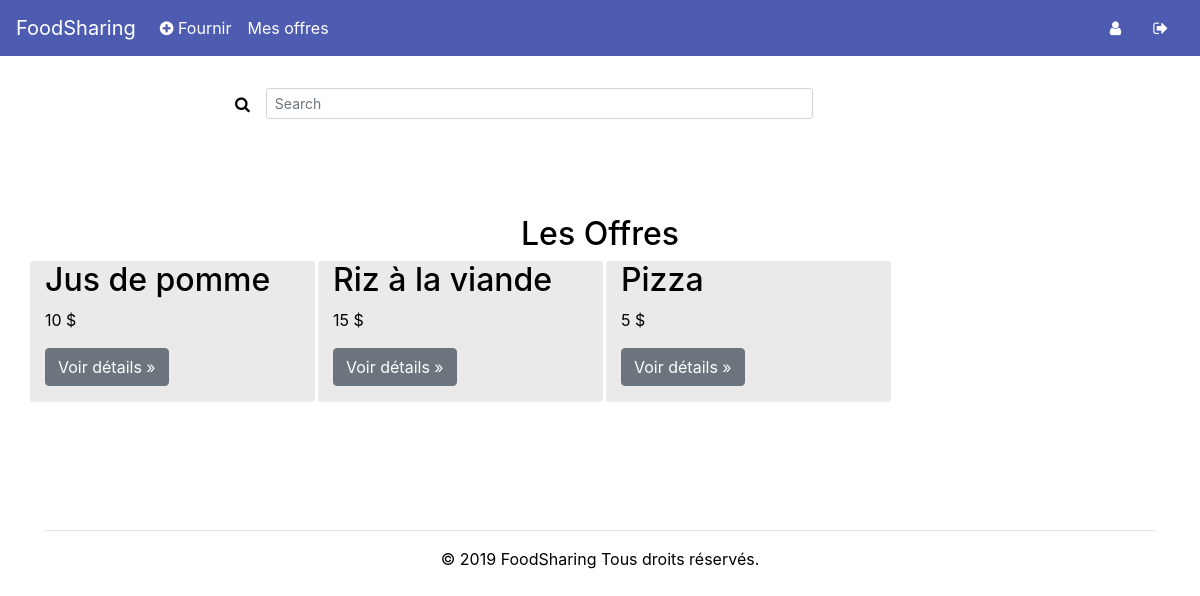
Page /accueil (signed in) on the earlier database version.
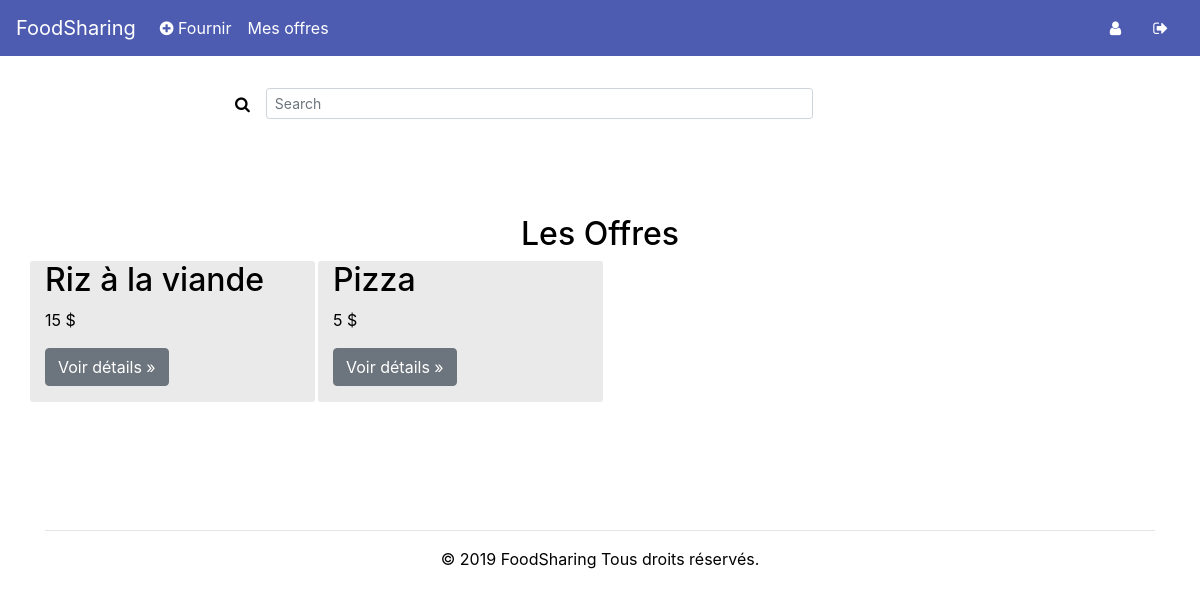
Same page on the later database version.
### tables this page shows
CREATE TABLE Offers (
    offer_id INTEGER PRIMARY KEY,
    offer_categorie_id INTEGER,
    offer_user_id INTEGER,
    offer_title varchar(255) NOT NULL,
    offer_description varchar(255) NOT NULL,
    offer_price varchar(255) NOT NULL,
    FOREIGN KEY(offer_categorie_id) REFERENCES Categories(categorie_id),
    FOREIGN KEY(offer_user_id) REFERENCES regularsUsers(user_id)
);

### app.py (the view)
@app.route('/accueil')
def home_page():
    if session.get("id") is None:
        return redirect('/')
    else:
        db = Database()
        offers = db.get_all_offers()
        return render_template('Navigate.html', year=now, offers=offers)

### database.py (called while the page is built)
    def get_connection(self):
        if self.connection is None:
            try:
                self.connection = sqlite3.connect('database/users.db')
            except sqlite3.Error as error:
                print("Failed to insert Python variable into sqlite table", error)
        return self.connection

    def disconnect(self):
        if self.connection is not None:
            self.connection.close()

    def get_all_offers(self):
        connect = self.get_connection()
        cur = connect.cursor()
        cur.execute("SELECT * FROM Offers")
        result = cur.fetchall()
        self.disconnect()
        if result is None:
            return None
        else:
            return result

### templates/Navigate.html (shortened to what this page needs)
<!DOCTYPE html>
 <html class="not-ie no-js" lang="fr">
    <head>
        <link href="https://stackpath.bootstrapcdn.com/bootstrap/4.3.1/css/bootstrap.min.css" rel="stylesheet">
        <link href="/static/css/HomeStyle.css" rel="stylesheet">
        <link rel="stylesheet" href="https://cdnjs.cloudflare.com/ajax/libs/font-awesome/4.7.0/css/font-awesome.min.css">
    </head>
    <body>
            <nav class="navbar navbar-expand-lg navbar-light" style="background-color:#4d5cb1;">
                  <a class="navbar-brand" href="/" style="color:white!important;">FoodSharing</a>
                <div class="collapse navbar-collapse" id="navbarText">
                <ul class="navbar-nav mr-auto">
                  <li class="nav-item">
                    <a class="nav-link" href="/add_offer" style="color:white!important;"><i class="fa fa-plus-circle" aria-hidden="true"></i> Fournir</a>
                  </li>
                  <li class="nav-item">
                    <a class="nav-link" href="/my_offers" style="color:white!important;">Mes offres</a>
                  </li>
                </ul>
                <a class="nav-link" href="/profile" style="color:white!important;"><i class="fa fa-user" aria-hidden="true"></i></a>
                <a class="nav-link" href="/disconnect" style="color:white!important;"><i class="fa fa-sign-out" aria-hidden="true"></i></a>
              </div>
            </nav>
            <div class="container">
                <div class="row">
                    <div class="col-md-8" style="margin: 0 auto;">
                        <form class="form-inline md-form form-sm mt-0" style="padding-top: 2rem;">
                          <i class="fa fa-search" aria-hidden="true"></i>
                          <input class="form-control form-control-sm ml-3 w-75" type="text" placeholder="Search"
                            aria-label="Search">
                        </form>
                    </div>
                </div>
                <div class="row">
                    <div class="col-md-12"><h2 class="text-center" style="
                        padding-top: 6rem;
                        ">Les Offres</h2></div>
                </div>
                <div class="row">
                    {% if offers is defined %}
                        {% for offer_info in offers %}
                            <div class="col-md-3 offer_container" style="margin-right: 3px;">
                              <h2>{{ offer_info[3] }}</h2>
                              <p> {{ offer_info[5] }} $</p>
                              <p><a class="btn btn-secondary" href="/offer/{{ offer_info[0] }}" role="button">Voir détails &raquo;</a></p>
                            </div>
                        {% endfor %}
                    {% else %}
                        <div class="col-md-12"><h3 class="text-center" style="color:yellowgreen">Il n'y a pas d'annonces présentement</h3></div>
                    {% endif %}
                </div>
				<div class="text-center footer">
                    <hr/>
		            <p>© {{ year }} FoodSharing Tous droits réservés.</p>
		        </div>
			</div>
    </body>

### static/css/HomeStyle.css (style rules this page uses)
body { background-color: #ffffff; color: black; }
.offer_container { background: #eaeaea; color: black; border-radius: 3px; }
.footer { margin-top:8rem; color:black; }

Differences in the rows shown:
removed Offers: offer_title "Jus de pomme", offer_price "10"
